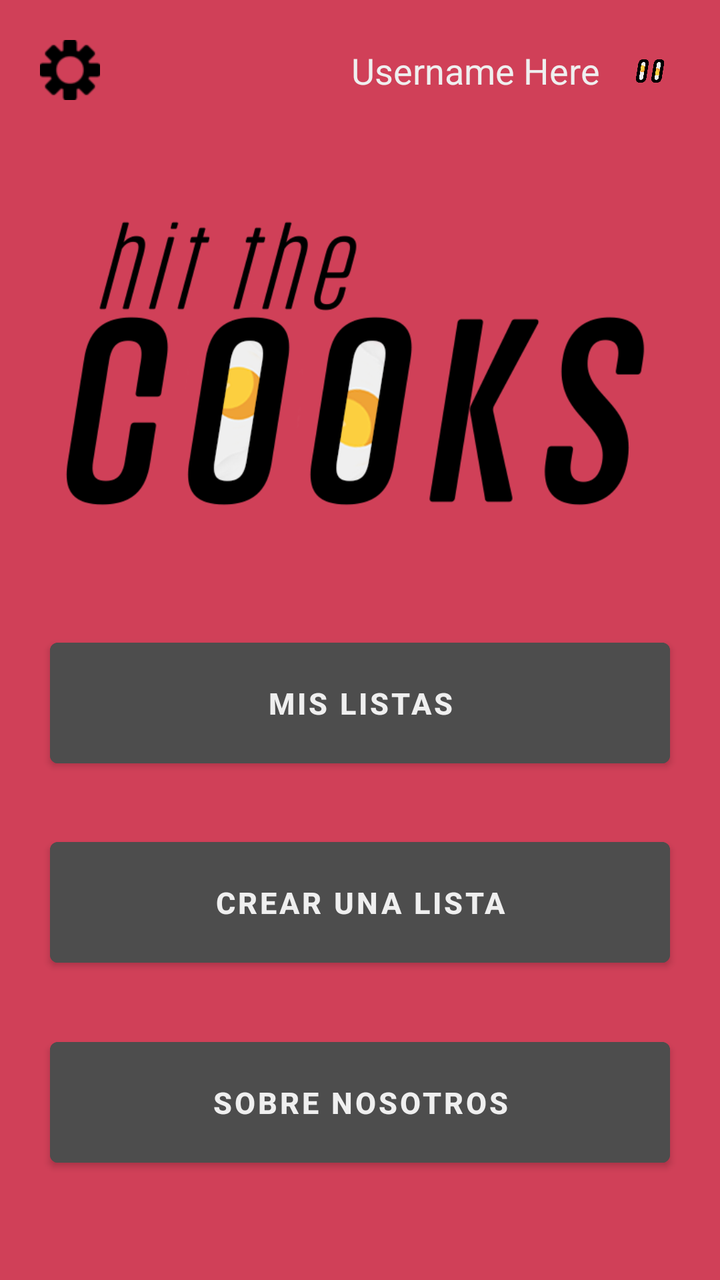
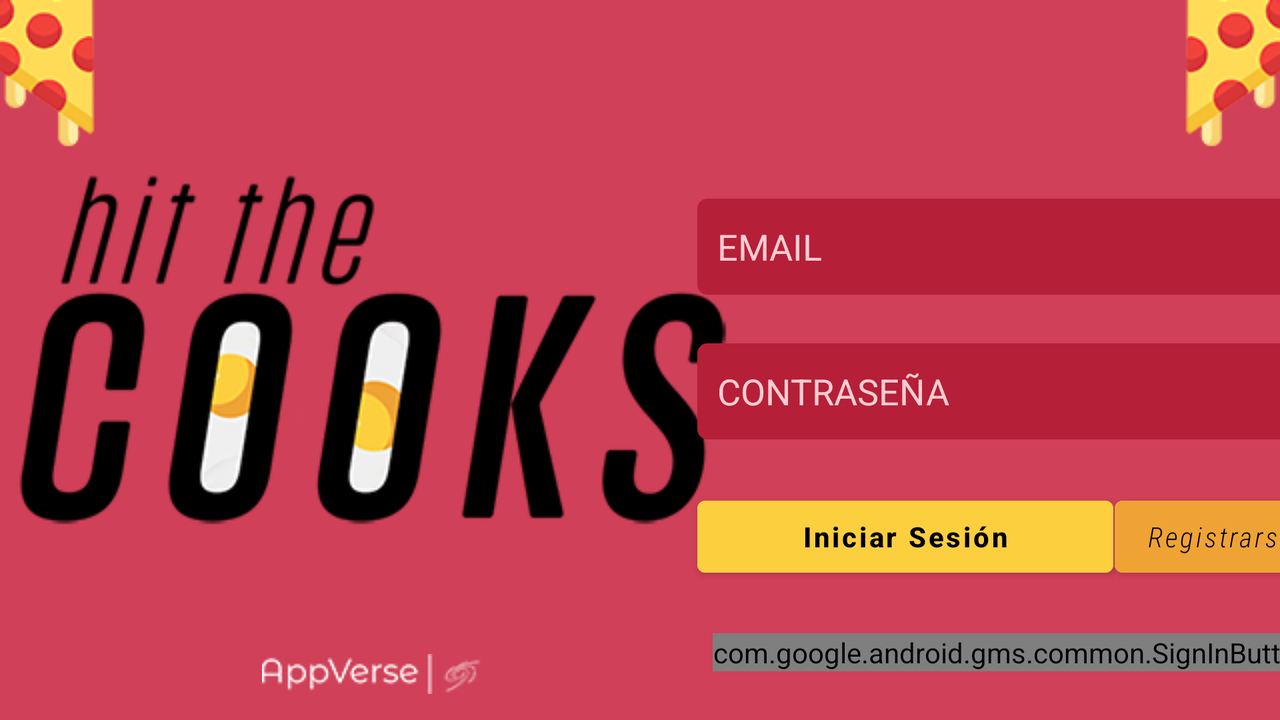

The same Android screen from two of the app's own layout files: first res/layout/ as a phone draws it, then the repository's variant for another configuration, drawn on a device whose configuration selects that folder. Both files follow.
<!-- AndroidManifest.xml: application theme Theme.HitTheCooks -->
<!-- res/layout/activity_main.xml -->
<?xml version="1.0" encoding="utf-8"?>
<androidx.constraintlayout.widget.ConstraintLayout xmlns:android="http://schemas.android.com/apk/res/android"
    xmlns:app="http://schemas.android.com/apk/res-auto"
    xmlns:tools="http://schemas.android.com/tools"
    android:layout_width="match_parent"
    android:layout_height="match_parent"
    android:background="@color/background"
    tools:context=".MainActivity">

    <ImageButton
        android:id="@+id/configButton"
        android:layout_width="30dp"
        android:layout_height="30dp"
        android:layout_marginStart="20dp"
        android:layout_marginTop="20dp"
        android:background="@color/background"
        android:onClick="navigateToConfiguration"
        android:scaleType="centerInside"
        app:layout_constraintEnd_toStartOf="@+id/userButton"
        app:layout_constraintHorizontal_bias="0.5"
        app:layout_constraintHorizontal_chainStyle="spread_inside"
        app:layout_constraintStart_toStartOf="parent"
        app:layout_constraintTop_toTopOf="parent"
        app:srcCompat="@drawable/conf_icon"
        tools:ignore="SpeakableTextPresentCheck,TouchTargetSizeCheck"
        android:contentDescription="@string/configButtonDescription" />

    <ImageButton
        android:id="@+id/userButton"
        android:layout_width="30dp"
        android:layout_height="30dp"
        android:layout_marginTop="20dp"
        android:layout_marginEnd="20dp"
        android:background="@color/background"
        android:scaleType="centerInside"
        app:layout_constraintEnd_toEndOf="parent"
        app:layout_constraintHorizontal_bias="0.5"
        app:layout_constraintStart_toEndOf="@+id/configButton"
        app:layout_constraintTop_toTopOf="parent"
        app:srcCompat="@drawable/icono"
        tools:ignore="SpeakableTextPresentCheck,TouchTargetSizeCheck"
        android:contentDescription="@string/userButtonDescription" />

    <TextView
        android:id="@+id/usernameText"
        android:layout_width="wrap_content"
        android:layout_height="wrap_content"
        android:layout_marginEnd="10dp"
        android:text="@string/usernameHere"
        android:textColor="@color/whiteEgg"
        android:textSize="18sp"
        app:layout_constraintBottom_toBottomOf="@+id/userButton"
        app:layout_constraintEnd_toStartOf="@+id/userButton"
        app:layout_constraintTop_toTopOf="@+id/userButton"
        tools:ignore="TextContrastCheck" />

    <Button
        android:id="@+id/myListsButton"
        android:layout_width="0dp"
        android:layout_height="wrap_content"
        android:backgroundTint="@color/darkGrey"
        android:onClick="navigateToMyLists"
        android:padding="20dp"
        android:text="@string/myLists"
        android:textSize="15sp"
        android:textStyle="bold"
        app:layout_constraintBottom_toTopOf="@+id/createAListButton"
        app:layout_constraintEnd_toEndOf="@+id/createAListButton"
        app:layout_constraintHorizontal_bias="0.5"
        app:layout_constraintStart_toStartOf="@+id/createAListButton"
        app:layout_constraintTop_toBottomOf="@+id/appLogo" />

    <Button
        android:id="@+id/AboutUsButton"
        android:layout_width="0dp"
        android:layout_height="wrap_content"
        android:layout_marginBottom="25dp"
        android:backgroundTint="@color/darkGrey"
        android:drawableStart="@drawable/icono_sobre_nosotros"
        android:onClick="navigateToAboutUs"
        android:padding="20dp"
        android:text="@string/aboutUs"
        android:textSize="15sp"
        android:textStyle="bold"
        app:layout_constraintBottom_toBottomOf="parent"
        app:layout_constraintEnd_toEndOf="@+id/createAListButton"
        app:layout_constraintHorizontal_bias="0.5"
        app:layout_constraintStart_toStartOf="@+id/createAListButton"
        app:layout_constraintTop_toBottomOf="@+id/createAListButton" />

    <Button
        android:id="@+id/createAListButton"
        android:layout_width="0dp"
        android:layout_height="wrap_content"
        android:layout_marginStart="25dp"
        android:layout_marginEnd="25dp"
        android:backgroundTint="@color/darkGrey"
        android:onClick="navigateToCreateAList"
        android:padding="20dp"
        android:text="@string/createAList"
        android:textSize="15sp"
        android:textStyle="bold"
        app:layout_constraintBottom_toTopOf="@+id/AboutUsButton"
        app:layout_constraintEnd_toEndOf="parent"
        app:layout_constraintHorizontal_bias="0.5"
        app:layout_constraintStart_toStartOf="parent"
        app:layout_constraintTop_toBottomOf="@+id/myListsButton" />

    <ImageView
        android:id="@+id/appLogo"
        android:layout_width="0dp"
        android:layout_height="200dp"
        android:layout_marginTop="10dp"
        app:layout_constraintBottom_toTopOf="@+id/myListsButton"
        app:layout_constraintEnd_toEndOf="parent"
        app:layout_constraintHorizontal_bias="0.5"
        app:layout_constraintStart_toStartOf="parent"
        app:layout_constraintTop_toBottomOf="@+id/configButton"
        app:layout_constraintWidth_percent="0.85"
        app:srcCompat="@drawable/logo_hit_the_cook"
        android:contentDescription="@string/logoDescription" />

</androidx.constraintlayout.widget.ConstraintLayout>
<!-- resources referenced by this layout -->
<resources>
  <color name="background">#d04058</color>
  <color name="darkGrey">#4d4d4d</color>
  <color name="whiteEgg">#efefef</color>
  <!-- drawable conf_icon: png bitmap (drawable, 1724 bytes) -->
  <!-- drawable icono: png bitmap (drawable, 60352 bytes) -->
  <!-- drawable icono_sobre_nosotros: png bitmap (drawable, 1941 bytes) -->
  <!-- drawable logo_hit_the_cook: png bitmap (drawable, 35524 bytes) -->
  <string name="aboutUs">Sobre Nosotros</string>
  <string name="configButtonDescription">Botón de configuración</string>
  <string name="createAList">Crear Una Lista</string>
  <string name="logoDescription">Logo de la aplicación</string>
  <string name="myLists">Mis Listas</string>
  <string name="userButtonDescription">Foto y botón de usuario</string>
  <string name="usernameHere">Username Here</string>
  <style name="Theme.HitTheCooks" parent="Theme.MaterialComponents.DayNight.NoActionBar">
          
          <item name="colorPrimary">@color/background</item>
          <item name="colorPrimaryVariant">@color/yellowEgg</item>
          <item name="colorOnPrimary">@color/whiteEgg</item>
          
          <item name="colorSecondary">@color/orangeEgg</item>
          <item name="colorSecondaryVariant">@color/teal_700</item>
          <item name="colorOnSecondary">@color/black</item>
          
          <item name="android:statusBarColor" tools:targetApi="l">?attr/colorPrimaryVariant</item>
          
      </style>
  <color name="yellowEgg">#fccf3f</color>
  <color name="orangeEgg">#efa335</color>
  <color name="teal_700">#FF018786</color>
  <color name="black">#FF000000</color>
</resources>
<!-- res/layout-land/activity_main.xml (the repository's variant of the layout above) -->
<!-- drawn on the phone turned sideways -->
<?xml version="1.0" encoding="utf-8"?>
<FrameLayout xmlns:android="http://schemas.android.com/apk/res/android"
    xmlns:app="http://schemas.android.com/apk/res-auto"
    xmlns:tools="http://schemas.android.com/tools"
    android:id="@+id/outerLayout"
    android:layout_width="match_parent"
    android:layout_height="match_parent"
    android:background="@color/background"
    tools:context=".LoginActivity">

    <androidx.constraintlayout.widget.ConstraintLayout
        android:id="@+id/innerFrame"
        android:layout_width="match_parent"
        android:layout_height="match_parent">

        <ImageView
            android:id="@+id/rightPizza"
            android:layout_width="wrap_content"
            android:layout_height="wrap_content"
            android:contentDescription="@string/pizzaIconDescription"
            app:layout_constraintEnd_toEndOf="parent"
            app:layout_constraintTop_toTopOf="parent"
            app:srcCompat="@drawable/pizzadcha" />

        <ImageView
            android:id="@+id/leftPizza"
            android:layout_width="wrap_content"
            android:layout_height="wrap_content"
            android:contentDescription="@string/pizzaIconDescription"
            android:scaleX="-1"
            app:layout_constraintStart_toStartOf="parent"
            app:layout_constraintTop_toTopOf="parent"
            app:srcCompat="@drawable/pizzadcha" />

        <ImageView
            android:id="@+id/logo"
            android:layout_width="wrap_content"
            android:layout_height="wrap_content"
            android:contentDescription="@string/logoDescription"
            app:layout_constraintStart_toStartOf="parent"
            app:layout_constraintTop_toBottomOf="@+id/leftPizza"
            app:srcCompat="@drawable/logo" />

        <EditText
            android:id="@+id/passwordGap"
            android:layout_width="wrap_content"
            android:layout_height="wrap_content"
            android:background="@drawable/round_edit_text"
            android:ems="15"
            android:hint="@string/userPass"
            android:importantForAutofill="no"
            android:inputType="textPassword"
            android:minHeight="48dp"
            android:padding="10dp"
            android:textColorHint="@color/hintColor"
            app:layout_constraintBottom_toTopOf="@+id/signInButton"
            app:layout_constraintEnd_toEndOf="@+id/nameGap"
            app:layout_constraintHorizontal_bias="0.5"
            app:layout_constraintStart_toStartOf="@+id/nameGap"
            app:layout_constraintTop_toBottomOf="@+id/nameGap" />

        <com.google.android.gms.common.SignInButton
            android:id="@+id/googleButton"
            android:layout_width="wrap_content"
            android:layout_height="wrap_content"

            app:layout_constraintBottom_toBottomOf="parent"
            app:layout_constraintEnd_toEndOf="@+id/registerButton"
            app:layout_constraintHorizontal_bias="0.5"
            app:layout_constraintStart_toStartOf="@+id/signInButton"
            app:layout_constraintTop_toBottomOf="@+id/signInButton" />

        <Button
            android:id="@+id/signInButton"
            android:layout_width="208dp"
            android:layout_height="wrap_content"
            android:backgroundTint="@color/yellowEgg"
            android:text="@string/signIn"
            android:textAllCaps="false"
            android:textColor="@color/black"
            android:textStyle="bold"

            app:layout_constraintBottom_toTopOf="@+id/googleButton"
            app:layout_constraintStart_toStartOf="@+id/passwordGap"
            app:layout_constraintTop_toBottomOf="@+id/passwordGap" />

        <ImageView
            android:id="@+id/appVerseIcon"
            android:layout_width="wrap_content"
            android:layout_height="wrap_content"
            android:layout_marginTop="52dp"
            android:contentDescription="@string/appVerseLogoDescription"
            app:layout_constraintEnd_toEndOf="@+id/logo"
            app:layout_constraintStart_toStartOf="parent"
            app:layout_constraintTop_toBottomOf="@+id/logo"
            app:srcCompat="@drawable/logoappverse"
            tools:ignore="ImageContrastCheck" />

        <EditText
            android:id="@+id/nameGap"
            android:layout_width="wrap_content"
            android:layout_height="wrap_content"
            android:background="@drawable/round_edit_text"
            android:ems="15"
            android:fontFamily="sans-serif"
            android:hint="@string/userName"
            android:importantForAutofill="no"
            android:inputType="textEmailAddress"
            android:textColor="@color/white"
            android:minHeight="48dp"
            android:padding="10dp"
            android:textColorHint="@color/hintColor"
            app:layout_constraintBottom_toTopOf="@+id/passwordGap"
            app:layout_constraintEnd_toEndOf="parent"
            app:layout_constraintHorizontal_bias="0.5"
            app:layout_constraintStart_toEndOf="@+id/logo"
            app:layout_constraintTop_toBottomOf="@+id/rightPizza" />

        <Button
            android:id="@+id/registerButton"
            android:layout_width="wrap_content"
            android:layout_height="wrap_content"
            android:backgroundTint="@color/orangeEgg"
            android:fontFamily="sans-serif-condensed-light"
            android:text="@string/signUp"
            android:textAllCaps="false"
            android:textColor="@color/black"
            app:layout_constraintEnd_toEndOf="@+id/passwordGap"
            app:layout_constraintStart_toEndOf="@+id/signInButton"
            app:layout_constraintTop_toTopOf="@+id/signInButton"
            tools:ignore="TextContrastCheck" />

    </androidx.constraintlayout.widget.ConstraintLayout>

</FrameLayout>
<!-- resources referenced by the variant -->
<!-- as the phone turned sideways resolves them -->
<resources>
  <color name="background">#d04058</color>
  <color name="black">#FF000000</color>
  <color name="hintColor">#FFCDD2</color>
  <color name="orangeEgg">#efa335</color>
  <color name="white">#FFFFFFFF</color>
  <color name="yellowEgg">#fccf3f</color>
  <!-- drawable logo: png bitmap (drawable, 26584 bytes) -->
  <!-- drawable logoappverse: png bitmap (drawable, 3354 bytes) -->
  <!-- drawable pizzadcha: png bitmap (drawable, 6343 bytes) -->
  <!-- drawable round_edit_text (drawable) -->
  <?xml version="1.0" encoding="utf-8"?>
  <shape xmlns:android="http://schemas.android.com/apk/res/android"
      android:shape="rectangle"
      android:padding="10dp">
  
      <solid android:color="@color/backGroundText" />
      <corners
          android:bottomRightRadius="5dp"
          android:bottomLeftRadius="5dp"
          android:topLeftRadius="5dp"
          android:topRightRadius="5dp" />
  </shape>
  <string name="appVerseLogoDescription">AppVerse Logo</string>
  <string name="logoDescription">Logo de la aplicación</string>
  <string name="pizzaIconDescription">Icono de pizza</string>
  <string name="signIn"><b>Iniciar Sesión</b></string>
  <string name="signUp"><i>Registrarse</i></string>
  <string name="userName">EMAIL</string>
  <string name="userPass">CONTRASEÑA</string>
  <style name="Theme.HitTheCooks" parent="Theme.MaterialComponents.DayNight.NoActionBar">
          
          <item name="colorPrimary">@color/background</item>
          <item name="colorPrimaryVariant">@color/yellowEgg</item>
          <item name="colorOnPrimary">@color/whiteEgg</item>
          
          <item name="colorSecondary">@color/orangeEgg</item>
          <item name="colorSecondaryVariant">@color/teal_700</item>
          <item name="colorOnSecondary">@color/black</item>
          
          <item name="android:statusBarColor" tools:targetApi="l">?attr/colorPrimaryVariant</item>
          
      </style>
  <color name="backGroundText">#B51F37</color>
  <color name="whiteEgg">#efefef</color>
  <color name="teal_700">#FF018786</color>
</resources>
